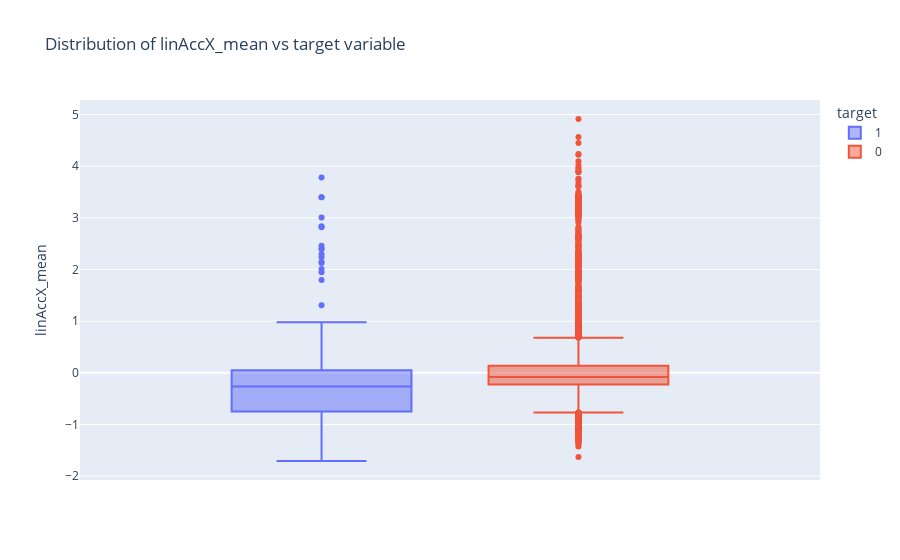

Write notebook code for a chart like this one.
### Code cell
fig = px.box(data_custom, y="linAccX_mean", color="target",title = 'Distribution of linAccX_mean vs target variable')
fig.update_traces(quartilemethod="exclusive") 
fig.show()

### Figure 1 — Plotly figure (JSON) as saved in the notebook; plotly's stock layout.template omitted (floating-point values rounded to 4 significant figures; data arrays with more than 128 entries replaced by an {"elided": "..."} marker saying what was removed)
{"data": [{"alignmentgroup": "True", "hovertemplate": "target=1<br>linAccX_mean=%{y}<extra></extra>", "legendgroup": "1", "marker": {"color": "#636efa"}, "name": "1", "notched": false, "offsetgroup": "1", "orientation": "v", "quartilemethod": "exclusive", "showlegend": true, "type": "box", "x0": " ", "xaxis": "x", "y": [0.03136, -0.1285, -0.2995, -0.2202, -0.5759, -0.1704, -0.4205, -0.2405, -0.2893, -0.8052, -0.3912, -0.2476, -0.3885, -0.5338, -0.7643, -0.2111, -0.4177, -0.1602, -0.2803, -0.1306, -0.2345, -0.1545, -0.4353, -0.604, 1.799, 1.949, 2.011, 2.302, 2.462, 2.82, 2.243, 3.005, 2.839, 3.78, -0.1986, -0.2648, -0.2335, -0.2419, -0.2855, -0.303, -0.1833, 2.125, 2.4, 2.396, 2.15, 3.401, 3.399, -0.157, -0.8699, 0.124, -0.9282, -0.9314, -1.052, -1.024, -0.9475, -0.7891, -0.0233, -0.6344, -0.9936, -0.5, -0.4821, -0.2002, -0.007046, -0.1669, -0.1251, 0.9773, 1.31, 0.7979, 0.7263, 0.4453, 0.2971, 0.0178, 0.1636, -0.2953, -0.3818, -0.3965, -0.3139, 0.3313, 0.4138, 0.2211, 0.2646, 0.06848, -0.2538, -0.2519, -0.4332, -0.2618, -0.1678, -0.4323, -0.1289, 0.3888, 0.2189, -0.5255, -0.897, -1.071, -0.5203, -0.6619, -0.6826, -0.8379, -1.018, -0.7269, -0.4976, -1.005, -1.254, -0.1026, -0.2115, -0.03758, -1.279, -1.333, -1.211, -1.268, -1.28, -1.236, -1.066, -1.082, -0.6502, -0.9081, -0.2265, -0.4615, -1.198, -1.706, -1.622, -1.639, -1.364, -0.9468], "y0": " ", "yaxis": "y"}, {"alignmentgroup": "True", "hovertemplate": "target=0<br>linAccX_mean=%{y}<extra></extra>", "legendgroup": "0", "marker": {"color": "#EF553B"}, "name": "0", "notched": false, "offsetgroup": "0", "orientation": "v", "quartilemethod": "exclusive", "showlegend": true, "type": "box", "x0": " ", "xaxis": "x", "y": {"elided": "2824 float values"}, "y0": " ", "yaxis": "y"}], "layout": {"boxmode": "group", "legend": {"title": {"text": "target"}, "tracegroupgap": 0}, "title": {"text": "Distribution of linAccX_mean vs target variable"}, "xaxis": {"anchor": "y", "domain": [0, 1]}, "yaxis": {"anchor": "x", "domain": [0, 1], "title": {"text": "linAccX_mean"}}}}
